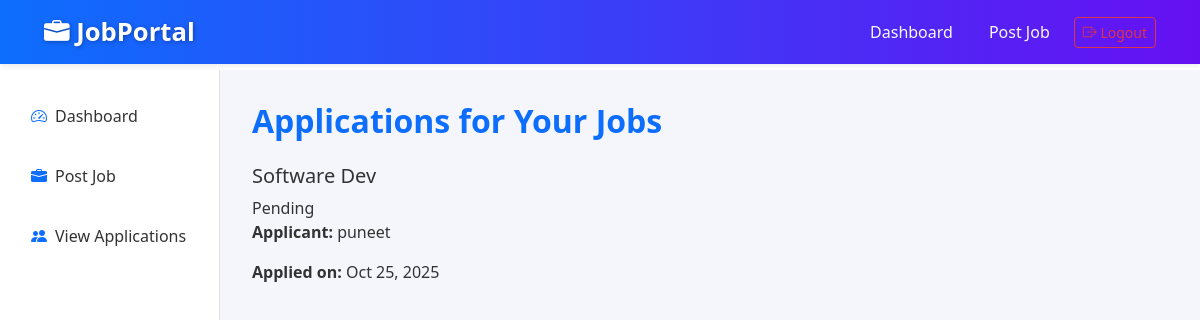
The page /application/view_applications/ (signed in) on the database as committed earlier.
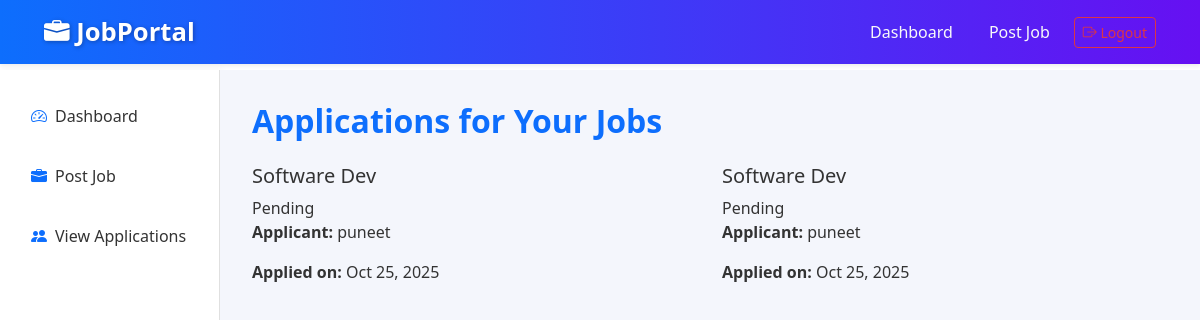
The same page on the database as committed later.
### application/models.py (models this page shows, shortened)
class Application(models.Model):
    seeker = models.ForeignKey(User, on_delete=models.CASCADE, related_name='applications')
    job = models.ForeignKey(Job, on_delete=models.CASCADE, related_name='applications')
    status_choices = [
        ('Pending', 'Pending'),
        ('Accepted', 'Accepted'),
        ('Rejected', 'Rejected'),
    ]
    status = models.CharField(max_length=10, choices=status_choices, default='Pending')
    applied_at = models.DateTimeField(auto_now_add=True)

### job/models.py (models this page shows, shortened)
class Job(models.Model):
    recruiter = models.ForeignKey(User, on_delete=models.CASCADE, related_name='posted_jobs')
    title = models.CharField(max_length=255)
    description = models.TextField()
    location = models.CharField(max_length=100)
    salary = models.DecimalField(max_digits=10, decimal_places=2)
    experience_required = models.IntegerField()
    created_at = models.DateTimeField(auto_now_add=True)

### account/models.py (models this page shows, shortened)
class User(AbstractBaseUser):
    email = models.EmailField(unique=True)
    name = models.CharField(max_length=200)
    city = models.CharField(max_length=255, blank=True)
    is_active = models.BooleanField(default=True)
    is_staff = models.BooleanField(default=False)
    is_superuser = models.BooleanField(default=False)
    is_recruiter = models.BooleanField(default=False)
    is_seeker = models.BooleanField(default=True)
    created_at = models.DateTimeField(auto_now_add=True)
    updated_at = models.DateTimeField(auto_now=True)
    objects = UserManager()
    USERNAME_FIELD = 'email'
    REQUIRED_FIELDS = ['name']

### application/views.py (the view)
# urls.py: path('view_applications/', view_applications, name='view-applications'),
@login_required
def view_applications(request):
    recruiter = request.user
    jobs_posted = Job.objects.filter(recruiter=recruiter)
    applications = Application.objects.filter(job__in=jobs_posted).select_related('seeker', 'job')
    context = {
        'applications': applications
    }
    return render(request, 'application/view_applications.html', context)

### application/templates/application/view_applications.html (shortened to what this page needs)
{% extends 'account/dashboard_base.html' %}
{% block sidebar_links %}
<li class="nav-item">
  <a class="nav-link {% if request.path == '/recruiter/dashboard/' %}active{% endif %}"
     href="{% url 'recruiter-dashboard' %}">
    <i class="bi bi-speedometer2"></i> Dashboard
  </a>
</li>
<li class="nav-item">
  <a class="nav-link {% if request.path == '/job/post/' %}active{% endif %}"
     href="{% url 'post_job' %}">
    <i class="bi bi-briefcase-fill"></i> Post Job
  </a>
</li>
<li class="nav-item">
  <a class="nav-link {% if request.path == '/recruiter/view-applications/' %}active{% endif %}"
     href="{% url 'view-applications' %}">
    <i class="bi bi-people-fill"></i> View Applications
  </a>
</li>
{% endblock %}
{% block dashboard_content %}
<h2 class="mb-4">Applications for Your Jobs</h2>
{% if applications %}
<div class="row">
  {% for app in applications %}
  <div class="col-md-6">
    <div class="application-card">
      <div class="app-header">
        <h5>{{ app.job.title }}</h5>
        <span class="status {{ app.status|lower }}">{{ app.status }}</span>
      </div>
      <p><strong>Applicant:</strong> {{ app.seeker.name }}</p>
      <p><strong>Applied on:</strong> {{ app.applied_at|date:"M d, Y" }}</p>
    </div>
  </div>
  {% endfor %}
</div>
{% else %}
<p>No applications yet.</p>
{% endif %}
{% endblock %}

Rows that differ between the two databases and show on the page:
added Application: job "Software Dev", status "Pending", seeker.name "puneet", applied_at "Oct 25, 2025"
